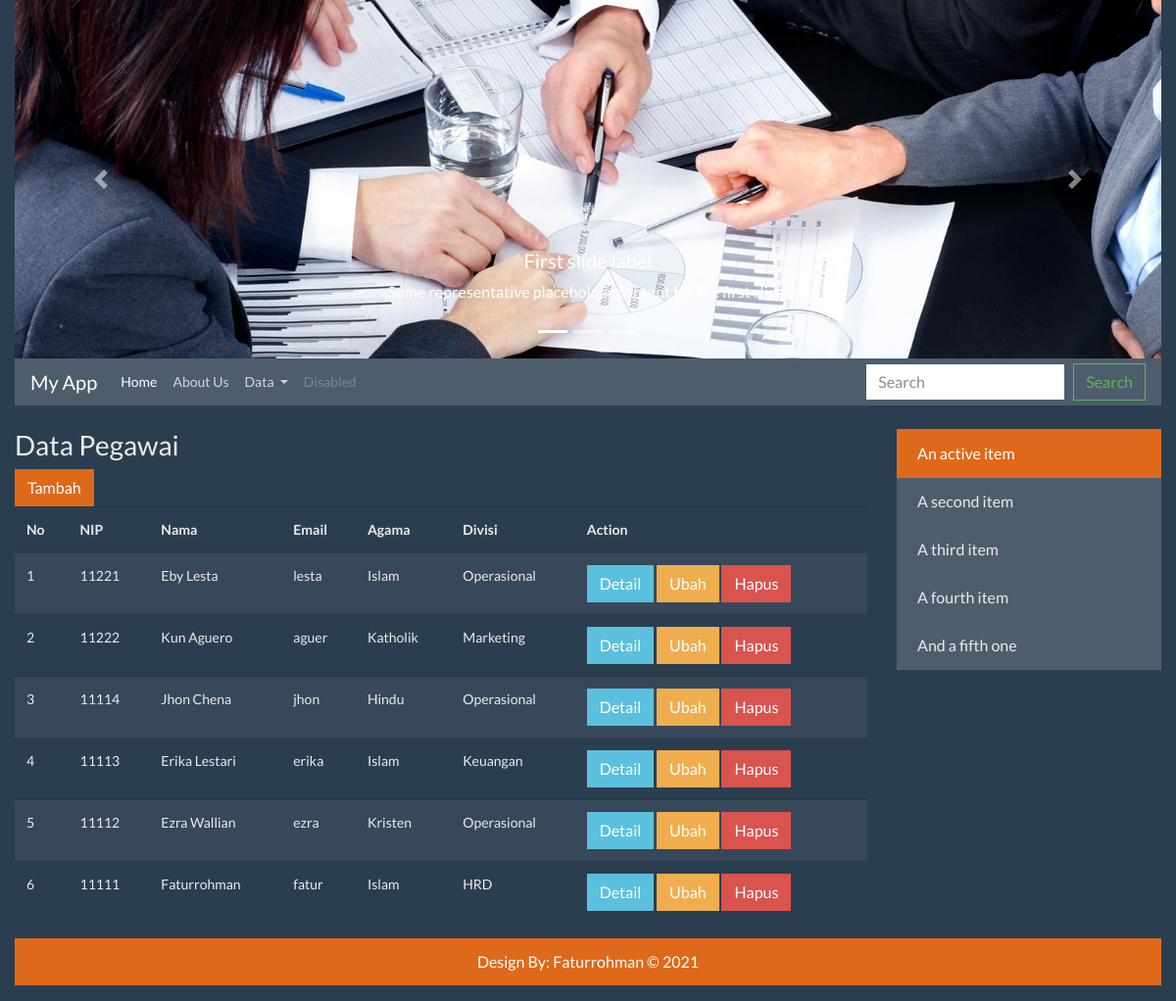
/index.php?q=dataPegawai, run on the app's committed database.
### tables this page shows
CREATE TABLE `pegawai` (
  `id` int(11) NOT NULL,
  `nip` varchar(5) NOT NULL,
  `nama` varchar(50) NOT NULL,
  `email` varchar(5) NOT NULL,
  `agama` enum('Islam','Kristen','Katholik','Buddha','Hindu','Kong hucu') NOT NULL,
  `iddivisi` int(11) NOT NULL,
  `foto` varchar(50) DEFAULT NULL
);

CREATE TABLE `divisi` (
  `id` int(11) NOT NULL,
  `nama` varchar(50) NOT NULL
);

### models/Pegawai.php (called while the page is built, shortened)
<?php
class Pegawai{
    private $koneksi;
    public function __construct()
    {
        global $dbh;
        $this->koneksi = $dbh;
    }
    public function dataPegawai(){
        $sql = "SELECT pegawai.*, divisi.nama AS kategori FROM pegawai
                INNER JOIN divisi ON divisi.id = pegawai.iddivisi
                ORDER BY pegawai.id DESC";
        $ps = $this->koneksi->prepare($sql);
        $ps->execute();
        $rs = $ps->fetchAll();
        return $rs;
    }
}

### dataPegawai.php (the view, shortened to what this page needs)
<?php
require_once 'models/Pegawai.php';
$obj = new Pegawai();
$rs = $obj->dataPegawai();
?>
<h3> Data Pegawai </h3>
<a href="index.php?q=formPegawai" class="btn btn-primary">Tambah</a>
<table class="table table-striped">
    <thead>
        <tr>
        <th scope="col">No</th>
        <th scope="col">NIP</th>
        <th scope="col">Nama</th>
        <th scope="col">Email</th>
        <th scope="col">Agama</th>
        <th scope="col">Divisi</th>
        <th scope="col">Action</th>
        </tr>
    </thead>
<tbody>
<?php
$no =1;
foreach($rs as $pgw){
?>
    <tr>
      <td><?= $no; ?></td>
      <td><?= $pgw['nip']; ?></td>
      <td><?= $pgw['nama']; ?></td>
      <td><?= $pgw['email']; ?></td>
      <td><?= $pgw['agama']; ?></td>
      <td><?= $pgw['kategori']; ?></td>
      <td>
      <form>
      <a href="index.php?q=detailPegawai&id=<?= $pgw['id']; ?>"
      class="btn btn-info">Detail</a>
      <a href="index.php?q=formEditPegawai&id=<?= $pgw['id']; ?>"
      class="btn btn-warning">Ubah</a>
      <button name="proses" value="hapus"
        onclick="return confirm('Apakah data akan dihapus ?') "
        class="btn btn-danger">Hapus</button>
      </form>
      </td>
    </tr>
<?php
$no++;
}
?>
</tbody>
</table>

### kode_atas.php (shortened to what this page needs)
<!DOCTYPE html>
<html lang="en">
  <head>
    <link href="css/bootstrap.min.css" rel="stylesheet">
    <link href="css/style.css" rel="stylesheet">
  </head>
  <body>
    <div class="container-fluid">

### header.php (shortened to what this page needs)
<div class="row">
		<div class="col-md-12">
        <div id="carouselExampleCaptions" class="carousel slide" data-ride="carousel">
  <ol class="carousel-indicators">
    <li data-target="#carouselExampleCaptions" data-slide-to="0" class="active"></li>
    <li data-target="#carouselExampleCaptions" data-slide-to="1"></li>
    <li data-target="#carouselExampleCaptions" data-slide-to="2"></li>
  </ol>
  <div class="carousel-inner">
    <div class="carousel-item active">
      <img src="images/uts-1.jpg" class="d-block w-100" alt="...">
      <div class="carousel-caption d-none d-md-block">
        <h5>First slide label</h5>
        <p>Some representative placeholder content for the first slide.</p>
      </div>
    </div>
  </div>
  <a class="carousel-control-prev" href="#carouselExampleCaptions" role="button" data-slide="prev">
    <span class="carousel-control-prev-icon" aria-hidden="true"></span>
  </a>
  <a class="carousel-control-next" href="#carouselExampleCaptions" role="button" data-slide="next">
    <span class="carousel-control-next-icon" aria-hidden="true"></span>
  </a>
</div>
		</div>
	</div>

### menu.php (shortened to what this page needs)
<div class="row">
	<div class="col-md-12">
    <nav class="navbar navbar-expand-lg navbar-dark bg-dark">
  <a class="navbar-brand" href="#">My App</a>
  <div class="collapse navbar-collapse" id="navbarSupportedContent">
    <ul class="navbar-nav mr-auto">
      <li class="nav-item active">
        <a class="nav-link" href="index.php?q=home">Home <span class="sr-only">(current)</span></a>
      </li>
      <li class="nav-item">
        <a class="nav-link" href="index.php?q=aboutus">About Us</a>
      </li>
      <li class="nav-item dropdown">
        <a class="nav-link dropdown-toggle" href="#" id="navbarDropdown" role="button" data-toggle="dropdown" aria-haspopup="true" aria-expanded="false">
          Data
        </a>
      </li>
      <li class="nav-item">
        <a class="nav-link disabled" href="#" tabindex="-1" aria-disabled="true">Disabled</a>
      </li>
    </ul>
    <form class="form-inline my-2 my-lg-0">
      <input class="form-control mr-sm-2" type="search" placeholder="Search" aria-label="Search">
      <button class="btn btn-outline-success my-2 my-sm-0" type="submit">Search</button>
    </form>
  </div>
</nav>
    </div>
</div>

### index.php (shortened to what this page needs)
<?php
include_once 'kode_atas.php';
include_once 'header.php';
include_once 'menu.php';
echo '<br/>';
include_once 'main.php';
include_once 'sidebar.php';
include_once 'footer.php';
include_once 'kode_bawah.php';

### main.php
<div class="row">
<div class="col-md-9">
<?php
$hal = $_REQUEST['q'];
if(!empty($hal)){
  include_once $hal. '.php';
}else {
  include_once 'home.php';
}
?>
</div>

### sidebar.php
<div class="col-md-3">
<ul class="list-group">
  <li class="list-group-item active" aria-current="true">An active item</li>
  <li class="list-group-item">A second item</li>
  <li class="list-group-item">A third item</li>
  <li class="list-group-item">A fourth item</li>
  <li class="list-group-item">And a fifth one</li>
</ul>
</div>
</div>

### footer.php
<div class="row">
<div class="col-md-12">
<div class="alert alert-primary" role="alert">
    <center>Design By: Faturrohman &copy; 2021</center>
</div>
</div>
</div>

### kode_bawah.php (shortened to what this page needs)
</div>
  </body>
</html>

### data on the page
pegawai: nip "11221", nama "Eby Lesta", email "lesta", agama "Islam", iddivisi.nama "Operasional"
pegawai: nip "11222", nama "Kun Aguero", email "aguer", agama "Katholik", iddivisi.nama "Marketing"
pegawai: nip "11114", nama "Jhon Chena", email "jhon", agama "Hindu", iddivisi.nama "Operasional"
pegawai: nip "11113", nama "Erika Lestari", email "erika", agama "Islam", iddivisi.nama "Keuangan"
pegawai: nip "11112", nama "Ezra Wallian", email "ezra", agama "Kristen", iddivisi.nama "Operasional"
pegawai: nip "11111", nama "Faturrohman", email "fatur", agama "Islam", iddivisi.nama "HRD"
